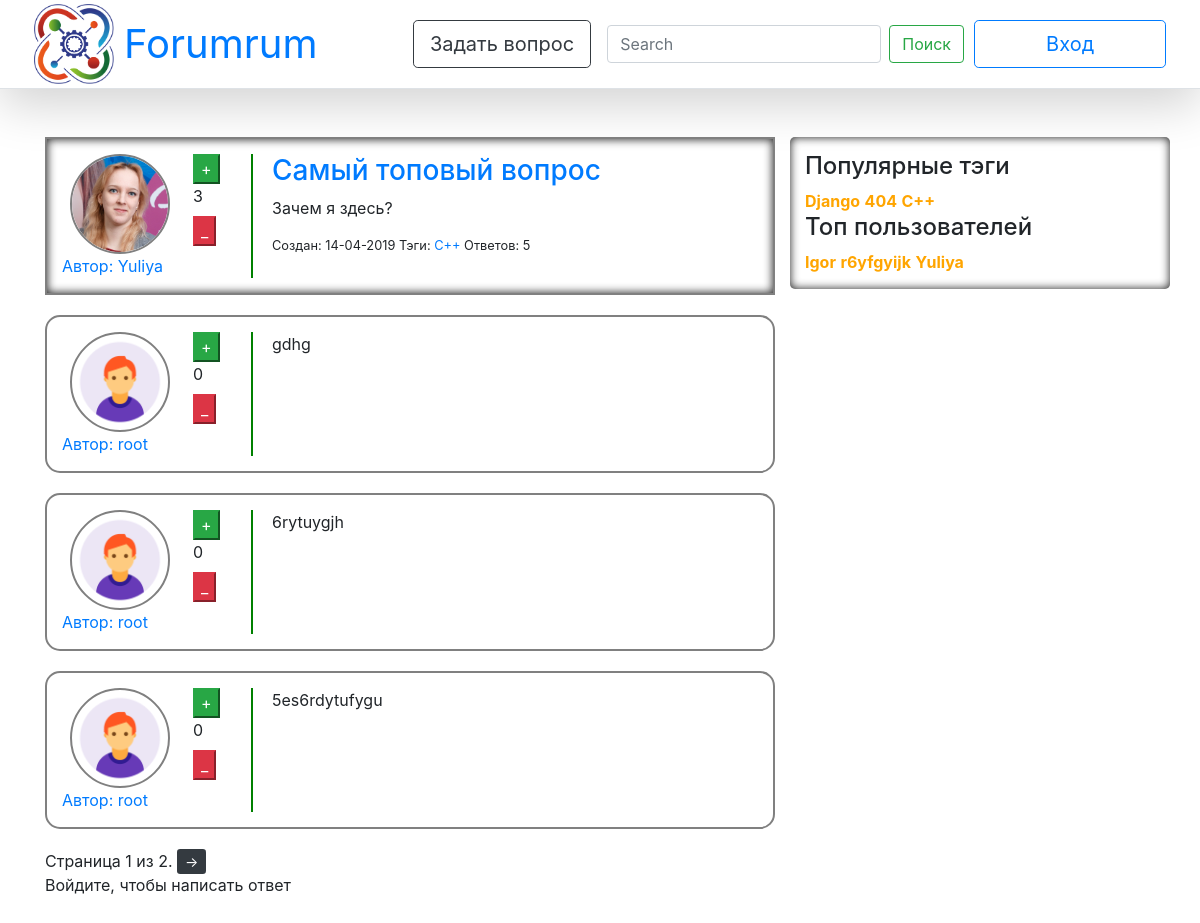
Page /question/1/ on the earlier database version.
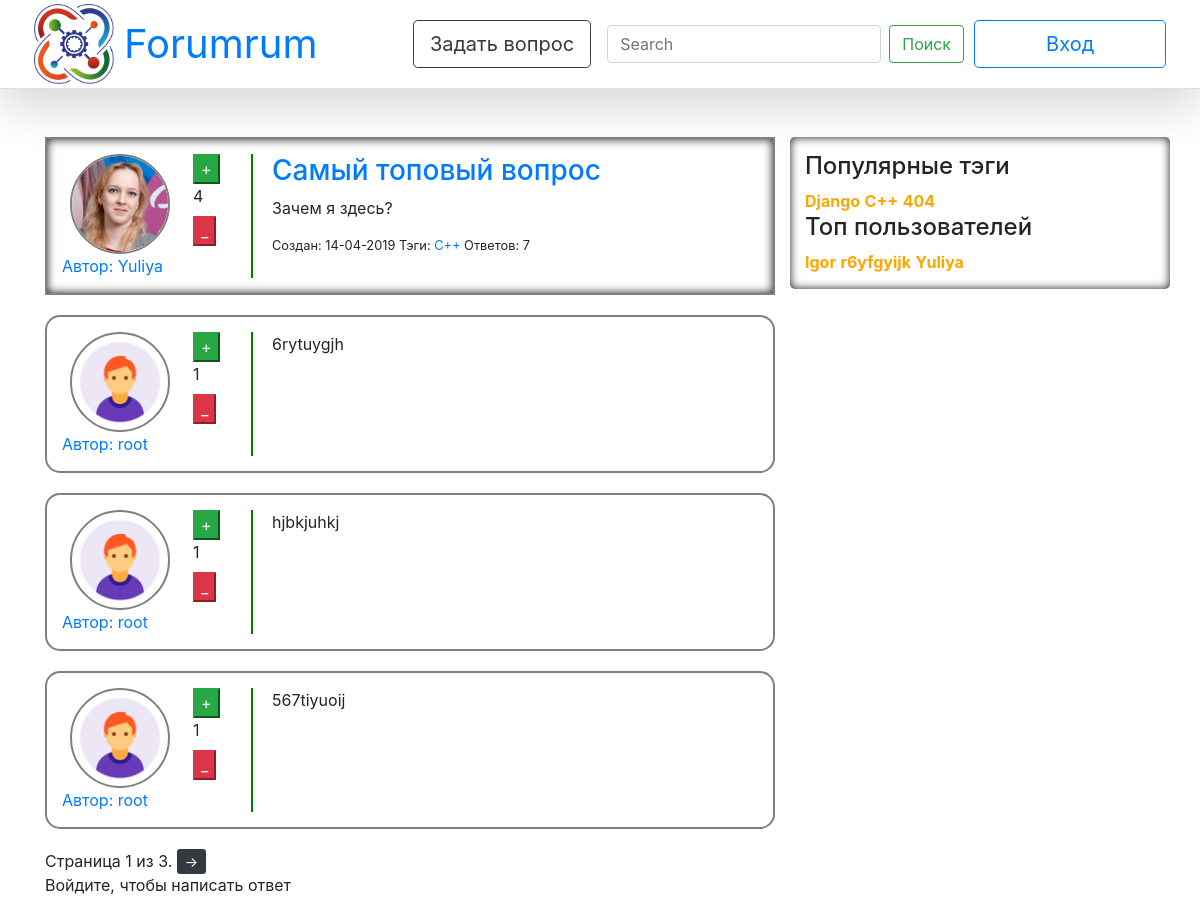
Same page on the later database version.
### question/models.py (models this page shows, shortened)
class Question(models.Model):
    author = models.ForeignKey(User, verbose_name="Question's Owner", on_delete=models.CASCADE)
    title = models.CharField(max_length=50, verbose_name="Question's Header")
    text = models.TextField(verbose_name="Question's Content")
    date = models.DateTimeField(default=timezone.now, verbose_name="Question's Date")
    rating = models.IntegerField(default=0, null=False, verbose_name="Question's Rating")
    is_active = models.BooleanField(default=True, verbose_name="Question's Availability")
    tags = models.ManyToManyField(Tag, default=True, related_name='questions', verbose_name="Question's Tags")
    objects = QuestionManager()

class User(AbstractUser):
    upload = models.ImageField(default="default/default_avatar.png", upload_to="uploads/%Y/%m/%d/",
                               verbose_name="User's Avatar")
    registration_date = models.DateTimeField(default=timezone.now, verbose_name="User's Registration Date")
    rating = models.IntegerField(default=0, verbose_name="User's Rating")
    objects = UserManager()
    def __str__(self):
        return self.username

class Tag(models.Model):
    name = models.CharField(max_length=20, default="404", verbose_name="Question's Tag")
    objects = TagManager()
    def __str__(self):
        return self.name

class Answer(models.Model):
    author = models.ForeignKey(User, verbose_name="Answer's Owner", on_delete=models.CASCADE)
    date = models.DateTimeField(default=timezone.now, verbose_name="Answer's Date")
    question = models.ForeignKey(Question, related_name='answers', verbose_name="Answer's Question",
                                 on_delete=models.CASCADE)
    text = models.TextField(verbose_name="Answer's Content")
    rating = models.IntegerField(default=0, null=False, verbose_name="Answer's Rating")
    approved = models.BooleanField(default=False, verbose_name=u"Одобрен автором вопроса")
    objects = AnswerManager()

### question/views.py (the view)
# urls.py: path('question/<int:question_id>/', views.ans, name='ans'),
def ans(request, question_id):
    if request.method == 'POST':
        form = AnswerForm(request.POST)
        if form.is_valid():
            answeredQuestion = get_object_or_404(Question, pk=question_id)
            answer = Answer.objects.create(author=request.user,
                                           date=timezone.now(),
                                           text=form.cleaned_data['text'],
                                           question=answeredQuestion)
            answer.save()
            return redirect('/question/{}/'.format(question_id))
    else:
        form = AnswerForm()
    question = Question.objects.get_by_id(int(question_id)).first()
    if question is not None:
        answers = paginate(request, objects_list=Answer.objects.get_hot_for_answer(question.id))
        mapp = {'q': question,
                'form': form,
                'answers': answers,
                'page_objects' : answers,
                'tags': paginate(request, Tag.objects.hottest()),
                'users': paginate(request, User.objects.by_rating())}
        return render(request, 'answers.html', mapp)
    else:
        raise Http404

### question/forms.py
class AnswerForm(forms.ModelForm):
    text = forms.CharField(widget=forms.Textarea(attrs={
        'class': 'form-control',
        'minlength': 1,
        'placeholder': 'Write your answer here...'}))
    class Meta:
        model = Answer
        fields = ['text']

### question/managers.py (called while the page is built)
    def by_rating(self):
        return self.order_by('-rating')

    def get_by_id(self, question_id):
        return self.all().filter(id=question_id)

    def get_hot_for_answer(self, question_id):
        return self.all().filter(question_id=question_id).order_by('rating').reverse()

    def hottest(self):
        return self.annotate(question_count=Count('questions')).order_by('-question_count')

### question/views.py (called while the page is built)
def paginate(request, objects_list):
    paginator = Paginator(objects_list, 3)
    page = request.GET.get('page')
    try:
        objects = paginator.page(page)
    except PageNotAnInteger:
        objects = paginator.page(1)
    except EmptyPage:
        objects = paginator.page(paginator.num_pages)
    return objects

### templates/answers.html (shortened to what this page needs)
{% extends 'base.html' %}
{% block content %}
    {% include "card.html" %}
    {% for answer in answers %}
        <div class="row answer_item">
            <div class="col-2">
                <div class="row">
                    <img class="ava" src="{{ MEDIA_URL }}{{ answer.author.upload }}" alt="">
                </div>
                <div class="row">
                    <a href="{% url 'profile' answer.author %}">Автор: {{ answer.author }}</a>
                </div>
            </div>
            <div class="col-1">
                <button class="btn-success js-like-answer" data-answer_id="{{ answer.id }}" data-like_type="like">+
                </button>
                <label>{{ answer.rating }}</label>
                <button class="btn-danger js-like-answer" data-answer_id="{{ answer.id }}" data-like_type="dislike">_
                </button>
            </div>
            <div class="col-7 left_line">
                <div class="row ml-1">
                    <p>{{ answer.text }}</p>
                </div>
            </div>
        </div>
    {% endfor %}
    {% block pages %}
        {% include "paginator.html" %}
    {% endblock %}
    {% if user.is_authenticated %}
        <form class="form-horizontal" action="{{ request.path }}" method="post"> {% csrf_token %}
            <div class="col-md-8">
                <h4>Напишите свой ответ:</h4>
                <textarea rows="3" cols="60" class="form-control" name="text" placeholder="Ваш ответ"></textarea>
                <input type="submit" value="Ответить" class="btn btn-success"/>
            </div>
        </form>
    {% else %}
       <p>Войдите, чтобы написать ответ</p>
    {% endif %}
{% endblock %}

### templates/base.html (shortened to what this page needs)
{% load static %}
<!DOCTYPE html>
<html lang="ru">
<head>
    <link rel="stylesheet" href="{% static "css/bootstrap.min.css" %}">
    <link rel="stylesheet" href="{% static "css/askk.css" %}">
</head>
<body>
{% block navbar %}
    {% include "navbar.html" %}
{% endblock %}
<main role="main" class="container">
    <div class="row">
        <div class="col-8">
            {% block content %}
            {% endblock %}
        </div>
        <div class="col-4 sidebar">
            <h4>Популярные тэги</h4>
            {% for t in tags %}
                <a class="tagss" href="{% url 'tag' t.name %}">{{ t }}</a>
            {% endfor %}
            <h4>Топ пользователей</h4>
            {% for u in users %}
                <a  class="tagss" href="{% url 'profile' u.username %}">{{ u }}</a>
            {% endfor %}
        </div>
    </div>
</main>
</body>
</html>

### templates/navbar.html
{% load static %}
{% block navbar %}
    <div class="col-12 d-flex flex-column flex-md-row align-items-center p-1 px-md-4 mb-5 bg-white border-bottom shadow-lg">
        <img src={% static "img/Logo.png" %} alt="" class="logo">
        <h1 class="my-0 mr-md-auto font-weight-normal">
            <a href="{% url 'home' %}">Forumrum</a>
        </h1>
        <nav class="my-2 my-md-0 mr-md-3">
            <a class="btn btn-outline-dark btn-lg" href="{% url 'ask' %}" role="button">Задать вопрос</a>
        </nav>
        <form class="form-inline mt-2 mt-md-0">
            <input class="form-control mr-sm-2" type="text" placeholder="Search" aria-label="Search">
            <button class="btn btn-outline-success my-2 my-sm-0" type="submit">Поиск</button>
        </form>
        {% if user.is_authenticated %}
            <div class="col-1 left_line">
                <img class="logo" src="{{ MEDIA_URL }}{{ user.upload }}" alt="">
            </div>
            <div class="col-1">
                <a class="btn btn-outline-primary btn-lg"
                   href="{% url 'profile' user.username %}">{{ user.username }}</a>
            </div>
        {% else %}
            <a class="col-2 btn btn-outline-primary my_btn btn-lg" href="{% url 'login' %}">Вход</a>
        {% endif %}
    </div>
{% endblock %}

### templates/card.html
{% block question %}
    <div class="row question">
        <div class="col-2">
            <div class="row">
                <img class="ava" src="{{ MEDIA_URL }}{{ q.author.upload }}" alt="">
            </div>
            <div class="row">
                <a href="{% url 'profile' q.author %}">Автор: {{ q.author }}</a>
            </div>
        </div>
        <div class="col-1">
            <button class="btn-success js-like-question" data-question_id="{{ q.id }}" data-like_type="like">+</button> {% csrf_token %}
            <label>{{ q.rating }}</label>
            <button class="btn-danger js-like-question" data-question_id="{{ q.id }}" data-like_type="dislike">_</button> {% csrf_token %}
        </div>
        <div class="col-8 left_line">
            <div class="row ml-1">
                <h3><a href="{% url 'ans' q.id %}">{{ q.title }}</a></h3>
            </div>
            <div class="row ml-1">
                <p>{{ q.text }}</p>
            </div>
            <div class="row ml-1">
                <p class="small">
                    Создан: {{ q.date|date:"d-m-Y" }}
                    Тэги:
                    {% for qt in q.tags.all %}
                        <a href="{% url 'tag' qt %}">{{ qt }} </a>
                    {% endfor %}
                    Ответов: {{ q.answers.all|length }}
                </p>
            </div>
        </div>
    </div>
{% endblock %}

### templates/paginator.html (shortened to what this page needs)
{% block pages %}
    {% if page_objects.has_previous or page_objects.has_next %}
        <div class="pagination">
    <span class="step-links">
        <span class="current">
            Страница {{ page_objects.number }} из {{ page_objects.paginator.num_pages }}.
        </span>
        {% if page_objects.has_next %}
            <a href="?page={{ page_objects.next_page_number }}" class="btn-sm btn-dark">-></a>
        {% endif %}
    </span>
        </div>
    {% endif %}
{% endblock %}

### static/css/askk.css (style rules this page uses)
.tagss { font-size: 16px; font-weight: bold; color: orange; }
.left_line { border-left-width: 2px; border-left-style: solid; border-color: green; padding-left: 15px; margin-left: 15px; }
.question { box-shadow: inset 0px 0px 10px rgba(0, 0, 0, 0.9); padding: 15px; margin: 0px 0px 20px 0px; border: 2px solid gray; }
.answer_item { padding: 15px; margin: 20px 0px 20px 0px; border-style: solid; border-width: 2px; border-color: gray; border-radius: 15px; }
.ava { padding: 0px; position: relative; width: 100px; height: 100px; border: 2px solid gray; border-radius: 50%; margin-right: auto; margin-left: auto; }
.logo { margin-right: 10px; margin-left: 10px; position: relative; width: 80px; height: 80px; }
html { position: relative; min-height: 100%; }
body { margin-bottom: 60px; }
.sidebar { box-shadow: inset 0px 0px 10px rgba(0, 0, 0, 0.9); border-radius: 5px; padding: 15px; height: 80%; }
body > .container { padding: 0px 15px 0; }
.my_btn { margin: 10px; }

Differences in the rows shown:
no longer on one of the page's lists (row unchanged): Tag: name "C++"
no longer on this page (row unchanged): Answer: author.upload (placeholder picture), author "root", rating "0", text "gdhg"
no longer on this page (row edited): Answer: author.upload (placeholder picture), author "root", rating "0", text "5es6rdytufygu"
changed Question "Самый топовый вопрос": rating "3" → "4"; answers.all|length "5" → "7"
changed Answer "6rytuygjh": rating "0" → "1"
now on this page (row edited): Answer: author.upload (placeholder picture), author "root", rating "1", text "hjbkjuhkj"
added Answer: author.upload (placeholder picture), author "root", rating "1", text "567tiyuoij"
added Tag: name "С++", shown under "Популярные тэги"
Other differences:
{{ page_objects.paginator.num_pages }}: "2" → "3"
